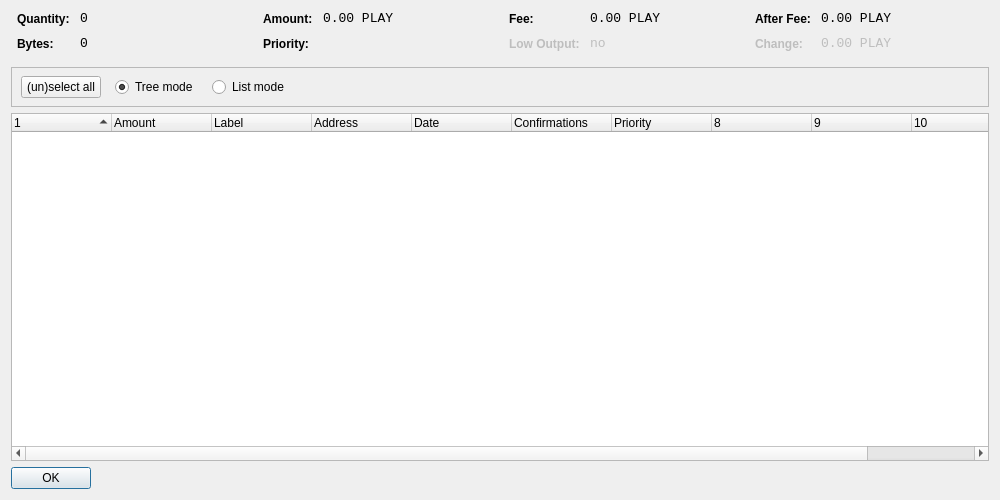
<?xml version="1.0" encoding="UTF-8"?>
<ui version="4.0">
 <class>CoinControlDialog</class>
 <widget class="QDialog" name="CoinControlDialog">
  <property name="geometry">
   <rect>
    <x>0</x>
    <y>0</y>
    <width>1000</width>
    <height>500</height>
   </rect>
  </property>
  <property name="windowTitle">
   <string>Coin Control</string>
  </property>
  <layout class="QVBoxLayout" name="verticalLayout">
   <item>
    <layout class="QHBoxLayout" name="horizontalLayoutTop" stretch="0,0,0,0">
     <property name="topMargin">
      <number>0</number>
     </property>
     <property name="bottomMargin">
      <number>10</number>
     </property>
     <item>
      <layout class="QFormLayout" name="formLayoutCoinControl1">
       <property name="horizontalSpacing">
        <number>10</number>
       </property>
       <property name="verticalSpacing">
        <number>10</number>
       </property>
       <property name="leftMargin">
        <number>6</number>
       </property>
       <property name="rightMargin">
        <number>6</number>
       </property>
       <item row="0" column="0">
        <widget class="QLabel" name="labelCoinControlQuantityText">
         <property name="styleSheet">
          <string notr="true">font-weight:bold;</string>
         </property>
         <property name="text">
          <string>Quantity:</string>
         </property>
        </widget>
       </item>
       <item row="0" column="1">
        <widget class="QLabel" name="labelCoinControlQuantity">
         <property name="font">
          <font>
           <family>Monospace</family>
           <pointsize>10</pointsize>
          </font>
         </property>
         <property name="cursor">
          <cursorShape>IBeamCursor</cursorShape>
         </property>
         <property name="contextMenuPolicy">
          <enum>Qt::ActionsContextMenu</enum>
         </property>
         <property name="text">
          <string notr="true">0</string>
         </property>
         <property name="textInteractionFlags">
          <set>Qt::LinksAccessibleByMouse|Qt::TextSelectableByKeyboard|Qt::TextSelectableByMouse</set>
         </property>
        </widget>
       </item>
       <item row="1" column="0">
        <widget class="QLabel" name="labelCoinControlBytesText">
         <property name="styleSheet">
          <string notr="true">font-weight:bold;</string>
         </property>
         <property name="text">
          <string>Bytes:</string>
         </property>
        </widget>
       </item>
       <item row="1" column="1">
        <widget class="QLabel" name="labelCoinControlBytes">
         <property name="font">
          <font>
           <family>Monospace</family>
           <pointsize>10</pointsize>
          </font>
         </property>
         <property name="cursor">
          <cursorShape>IBeamCursor</cursorShape>
         </property>
         <property name="contextMenuPolicy">
          <enum>Qt::ActionsContextMenu</enum>
         </property>
         <property name="text">
          <string notr="true">0</string>
         </property>
         <property name="textInteractionFlags">
          <set>Qt::LinksAccessibleByMouse|Qt::TextSelectableByKeyboard|Qt::TextSelectableByMouse</set>
         </property>
        </widget>
       </item>
      </layout>
     </item>
     <item>
      <layout class="QFormLayout" name="formLayoutCoinControl2">
       <property name="horizontalSpacing">
        <number>10</number>
       </property>
       <property name="verticalSpacing">
        <number>10</number>
       </property>
       <property name="leftMargin">
        <number>6</number>
       </property>
       <property name="rightMargin">
        <number>6</number>
       </property>
       <item row="0" column="0">
        <widget class="QLabel" name="labelCoinControlAmountText">
         <property name="styleSheet">
          <string notr="true">font-weight:bold;</string>
         </property>
         <property name="text">
          <string>Amount:</string>
         </property>
        </widget>
       </item>
       <item row="0" column="1">
        <widget class="QLabel" name="labelCoinControlAmount">
         <property name="font">
          <font>
           <family>Monospace</family>
           <pointsize>10</pointsize>
          </font>
         </property>
         <property name="cursor">
          <cursorShape>IBeamCursor</cursorShape>
         </property>
         <property name="contextMenuPolicy">
          <enum>Qt::ActionsContextMenu</enum>
         </property>
         <property name="text">
          <string notr="true">0.00 PLAY</string>
         </property>
         <property name="textInteractionFlags">
          <set>Qt::LinksAccessibleByMouse|Qt::TextSelectableByKeyboard|Qt::TextSelectableByMouse</set>
         </property>
        </widget>
       </item>
       <item row="1" column="0">
        <widget class="QLabel" name="labelCoinControlPriorityText">
         <property name="styleSheet">
          <string notr="true">font-weight:bold;</string>
         </property>
         <property name="text">
          <string>Priority:</string>
         </property>
        </widget>
       </item>
       <item row="1" column="1">
        <widget class="QLabel" name="labelCoinControlPriority">
         <property name="font">
          <font>
           <family>Monospace</family>
           <pointsize>10</pointsize>
          </font>
         </property>
         <property name="cursor">
          <cursorShape>IBeamCursor</cursorShape>
         </property>
         <property name="contextMenuPolicy">
          <enum>Qt::ActionsContextMenu</enum>
         </property>
         <property name="text">
          <string/>
         </property>
         <property name="textInteractionFlags">
          <set>Qt::LinksAccessibleByMouse|Qt::TextSelectableByKeyboard|Qt::TextSelectableByMouse</set>
         </property>
        </widget>
       </item>
      </layout>
     </item>
     <item>
      <layout class="QFormLayout" name="formLayoutCoinControl3">
       <property name="horizontalSpacing">
        <number>10</number>
       </property>
       <property name="verticalSpacing">
        <number>10</number>
       </property>
       <property name="leftMargin">
        <number>6</number>
       </property>
       <property name="rightMargin">
        <number>6</number>
       </property>
       <item row="0" column="0">
        <widget class="QLabel" name="labelCoinControlFeeText">
         <property name="styleSheet">
          <string notr="true">font-weight:bold;</string>
         </property>
         <property name="text">
          <string>Fee:</string>
         </property>
        </widget>
       </item>
       <item row="0" column="1">
        <widget class="QLabel" name="labelCoinControlFee">
         <property name="font">
          <font>
           <family>Monospace</family>
           <pointsize>10</pointsize>
          </font>
         </property>
         <property name="cursor">
          <cursorShape>IBeamCursor</cursorShape>
         </property>
         <property name="contextMenuPolicy">
          <enum>Qt::ActionsContextMenu</enum>
         </property>
         <property name="text">
          <string notr="true">0.00 PLAY</string>
         </property>
         <property name="textInteractionFlags">
          <set>Qt::LinksAccessibleByMouse|Qt::TextSelectableByKeyboard|Qt::TextSelectableByMouse</set>
         </property>
        </widget>
       </item>
       <item row="1" column="0">
        <widget class="QLabel" name="labelCoinControlLowOutputText">
         <property name="enabled">
          <bool>false</bool>
         </property>
         <property name="styleSheet">
          <string notr="true">font-weight:bold;</string>
         </property>
         <property name="text">
          <string>Low Output:</string>
         </property>
        </widget>
       </item>
       <item row="1" column="1">
        <widget class="QLabel" name="labelCoinControlLowOutput">
         <property name="enabled">
          <bool>false</bool>
         </property>
         <property name="font">
          <font>
           <family>Monospace</family>
           <pointsize>10</pointsize>
          </font>
         </property>
         <property name="cursor">
          <cursorShape>IBeamCursor</cursorShape>
         </property>
         <property name="contextMenuPolicy">
          <enum>Qt::ActionsContextMenu</enum>
         </property>
         <property name="text">
          <string notr="true">no</string>
         </property>
         <property name="textInteractionFlags">
          <set>Qt::LinksAccessibleByMouse|Qt::TextSelectableByKeyboard|Qt::TextSelectableByMouse</set>
         </property>
        </widget>
       </item>
      </layout>
     </item>
     <item>
      <layout class="QFormLayout" name="formLayoutCoinControl4">
       <property name="horizontalSpacing">
        <number>10</number>
       </property>
       <property name="verticalSpacing">
        <number>10</number>
       </property>
       <property name="leftMargin">
        <number>6</number>
       </property>
       <property name="rightMargin">
        <number>6</number>
       </property>
       <item row="0" column="0">
        <widget class="QLabel" name="labelCoinControlAfterFeeText">
         <property name="styleSheet">
          <string notr="true">font-weight:bold;</string>
         </property>
         <property name="text">
          <string>After Fee:</string>
         </property>
        </widget>
       </item>
       <item row="0" column="1">
        <widget class="QLabel" name="labelCoinControlAfterFee">
         <property name="font">
          <font>
           <family>Monospace</family>
           <pointsize>10</pointsize>
          </font>
         </property>
         <property name="cursor">
          <cursorShape>IBeamCursor</cursorShape>
         </property>
         <property name="contextMenuPolicy">
          <enum>Qt::ActionsContextMenu</enum>
         </property>
         <property name="text">
          <string notr="true">0.00 PLAY</string>
         </property>
         <property name="textInteractionFlags">
          <set>Qt::LinksAccessibleByMouse|Qt::TextSelectableByKeyboard|Qt::TextSelectableByMouse</set>
         </property>
        </widget>
       </item>
       <item row="1" column="0">
        <widget class="QLabel" name="labelCoinControlChangeText">
         <property name="enabled">
          <bool>false</bool>
         </property>
         <property name="styleSheet">
          <string notr="true">font-weight:bold;</string>
         </property>
         <property name="text">
          <string>Change:</string>
         </property>
        </widget>
       </item>
       <item row="1" column="1">
        <widget class="QLabel" name="labelCoinControlChange">
         <property name="enabled">
          <bool>false</bool>
         </property>
         <property name="font">
          <font>
           <family>Monospace</family>
           <pointsize>10</pointsize>
          </font>
         </property>
         <property name="cursor">
          <cursorShape>IBeamCursor</cursorShape>
         </property>
         <property name="contextMenuPolicy">
          <enum>Qt::ActionsContextMenu</enum>
         </property>
         <property name="text">
          <string notr="true">0.00 PLAY</string>
         </property>
         <property name="textInteractionFlags">
          <set>Qt::LinksAccessibleByMouse|Qt::TextSelectableByKeyboard|Qt::TextSelectableByMouse</set>
         </property>
        </widget>
       </item>
      </layout>
     </item>
    </layout>
   </item>
   <item>
    <widget class="QFrame" name="frame">
     <property name="minimumSize">
      <size>
       <width>0</width>
       <height>40</height>
      </size>
     </property>
     <property name="frameShape">
      <enum>QFrame::StyledPanel</enum>
     </property>
     <property name="frameShadow">
      <enum>QFrame::Sunken</enum>
     </property>
     <widget class="QWidget" name="horizontalLayoutWidget">
      <property name="geometry">
       <rect>
        <x>10</x>
        <y>0</y>
        <width>781</width>
        <height>41</height>
       </rect>
      </property>
      <layout class="QHBoxLayout" name="horizontalLayoutPanel" stretch="0,0,0,0,0">
       <property name="spacing">
        <number>14</number>
       </property>
       <item>
        <widget class="QPushButton" name="pushButtonSelectAll">
         <property name="sizePolicy">
          <sizepolicy hsizetype="Maximum" vsizetype="Fixed">
           <horstretch>0</horstretch>
           <verstretch>0</verstretch>
          </sizepolicy>
         </property>
         <property name="text">
          <string>(un)select all</string>
         </property>
        </widget>
       </item>
       <item>
        <widget class="QRadioButton" name="radioTreeMode">
         <property name="sizePolicy">
          <sizepolicy hsizetype="Maximum" vsizetype="Fixed">
           <horstretch>0</horstretch>
           <verstretch>0</verstretch>
          </sizepolicy>
         </property>
         <property name="text">
          <string>Tree mode</string>
         </property>
         <property name="checked">
          <bool>true</bool>
         </property>
        </widget>
       </item>
       <item>
        <widget class="QRadioButton" name="radioListMode">
         <property name="sizePolicy">
          <sizepolicy hsizetype="Maximum" vsizetype="Fixed">
           <horstretch>0</horstretch>
           <verstretch>0</verstretch>
          </sizepolicy>
         </property>
         <property name="text">
          <string>List mode</string>
         </property>
        </widget>
       </item>
       <item>
        <spacer name="horizontalSpacer">
         <property name="orientation">
          <enum>Qt::Horizontal</enum>
         </property>
         <property name="sizeHint" stdset="0">
          <size>
           <width>40</width>
           <height>20</height>
          </size>
         </property>
        </spacer>
       </item>
      </layout>
     </widget>
    </widget>
   </item>
   <item>
    <widget class="CoinControlTreeWidget" name="treeWidget">
     <property name="contextMenuPolicy">
      <enum>Qt::CustomContextMenu</enum>
     </property>
     <property name="sortingEnabled">
      <bool>false</bool>
     </property>
     <property name="columnCount">
      <number>11</number>
     </property>
     <attribute name="headerShowSortIndicator" stdset="0">
      <bool>true</bool>
     </attribute>
     <attribute name="headerStretchLastSection">
      <bool>false</bool>
     </attribute>
     <column>
      <property name="text">
       <string/>
      </property>
     </column>
     <column>
      <property name="text">
       <string>Amount</string>
      </property>
     </column>
     <column>
      <property name="text">
       <string>Label</string>
      </property>
     </column>
     <column>
      <property name="text">
       <string>Address</string>
      </property>
     </column>
     <column>
      <property name="text">
       <string>Date</string>
      </property>
     </column>
     <column>
      <property name="text">
       <string>Confirmations</string>
      </property>
      <property name="toolTip">
       <string>Confirmed</string>
      </property>
     </column>
     <column>
      <property name="text">
       <string>Priority</string>
      </property>
     </column>
     <column>
      <property name="text">
       <string/>
      </property>
     </column>
     <column>
      <property name="text">
       <string/>
      </property>
     </column>
     <column>
      <property name="text">
       <string/>
      </property>
     </column>
     <column>
      <property name="text">
       <string/>
      </property>
     </column>
    </widget>
   </item>
   <item>
    <widget class="QDialogButtonBox" name="buttonBox">
     <property name="sizePolicy">
      <sizepolicy hsizetype="Maximum" vsizetype="Fixed">
       <horstretch>0</horstretch>
       <verstretch>0</verstretch>
      </sizepolicy>
     </property>
     <property name="orientation">
      <enum>Qt::Horizontal</enum>
     </property>
     <property name="standardButtons">
      <set>QDialogButtonBox::Ok</set>
     </property>
    </widget>
   </item>
  </layout>
 </widget>
 <customwidgets>
  <customwidget>
   <class>CoinControlTreeWidget</class>
   <extends>QTreeWidget</extends>
   <header>coincontroltreewidget.h</header>
  </customwidget>
 </customwidgets>
 <resources/>
 <connections/>
</ui>
